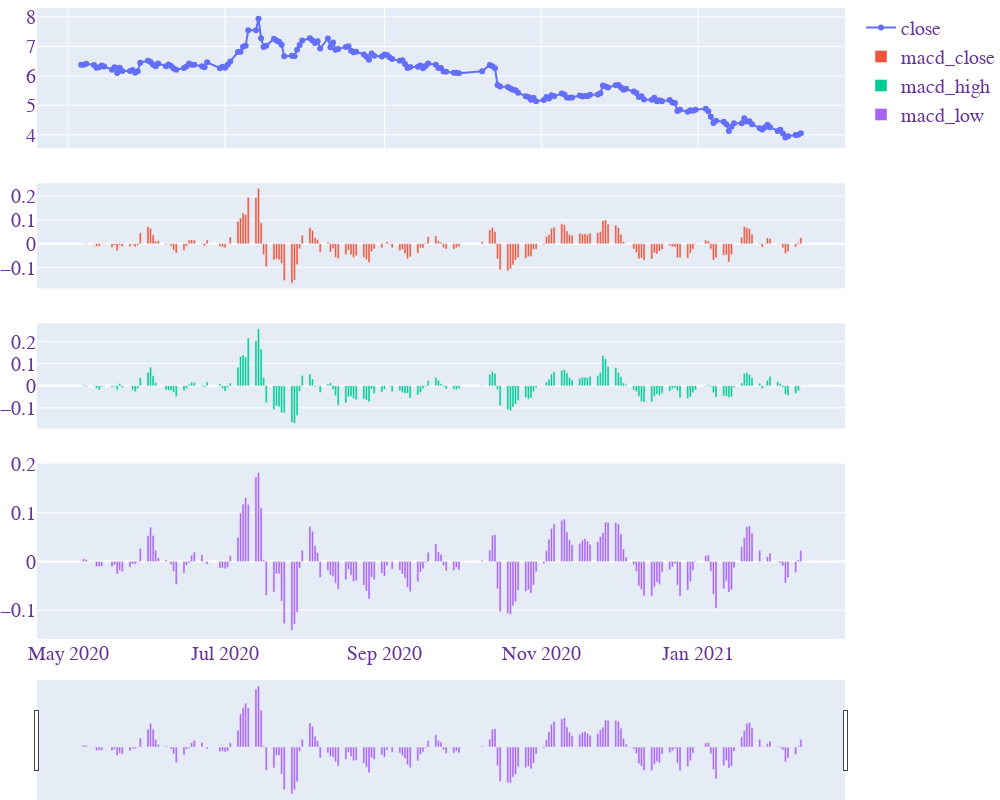

The notebook cell saved with this chart:
### Code cell
stock_index="000917"
start_date = "2020-05-01"
file_name=os.path.join("/home/davidyu/stock/data/history_data/dfcf_fuquan/stock_index",stock_index+"_fuquan.csv")
df1 = pd.read_csv(file_name)
df2 = df1[df1["dt"]>=start_date]
# df = df2.copy()
# kdj_day = 24
# k_stat = 6
# d_stat = 3
# j_stat = 2
# df = new_kdj(df,kdj_day,k_stat,d_stat)  # 卖点



MACD_EMA_SHORT = 5
MACD_EMA_LONG = 34
MACD_EMA_SIGNAL = 5
df3=df2.copy()
df3 = new_macd(df3,"close",MACD_EMA_SHORT,MACD_EMA_LONG,MACD_EMA_SIGNAL)
df3["macd_close"] = df3["macdh"]
df3 = new_macd(df3,"high",MACD_EMA_SHORT,MACD_EMA_LONG,MACD_EMA_SIGNAL)
df3["macd_high"] = df3["macdh"]
df3 = new_macd(df3,"low",MACD_EMA_SHORT,MACD_EMA_LONG,MACD_EMA_SIGNAL)
df3["macd_low"] = df3["macdh"]

plot_new_macd(df3)

### Figure 1 — Plotly figure (JSON) as saved in the notebook; plotly's stock layout.template omitted (floating-point values rounded to 4 significant figures; data arrays with more than 128 entries replaced by an {"elided": "..."} marker saying what was removed)
{"data": [{"mode": "markers+lines", "name": "close", "type": "scatter", "x": {"elided": "192 str values"}, "xaxis": "x", "y": {"elided": "192 float values"}, "yaxis": "y"}, {"name": "macd_close", "type": "bar", "x": {"elided": "192 str values"}, "xaxis": "x2", "y": {"elided": "192 float values"}, "yaxis": "y2"}, {"name": "macd_high", "type": "bar", "x": {"elided": "192 str values"}, "xaxis": "x3", "y": {"elided": "192 float values"}, "yaxis": "y3"}, {"name": "macd_low", "type": "bar", "x": {"elided": "192 str values"}, "xaxis": "x4", "y": {"elided": "192 float values"}, "yaxis": "y4"}], "layout": {"annotations": [{"font": {"size": 16}, "showarrow": false, "text": "y轴标题", "textangle": -90, "x": 0, "xanchor": "right", "xref": "paper", "xshift": -40, "y": 0.5, "yanchor": "middle", "yref": "paper"}], "coloraxis": {"colorbar": {"ticks": "outside", "x": 0.75, "xanchor": "left"}}, "font": {"color": "RebeccaPurple", "family": "Times New Roman", "size": 20}, "height": 800, "margin": {"b": 0, "l": 20, "r": 0, "t": 0}, "title": {"x": 0.5}, "width": 1000, "xaxis": {"anchor": "y", "domain": [0, 1], "matches": "x4", "rangeslider": {"visible": false}, "showticklabels": false}, "xaxis2": {"anchor": "y2", "domain": [0, 1], "matches": "x4", "rangeslider": {"visible": false}, "showticklabels": false}, "xaxis3": {"anchor": "y3", "domain": [0, 1], "matches": "x4", "showticklabels": false}, "xaxis4": {"anchor": "y4", "domain": [0, 1], "rangeslider": {"visible": true}}, "yaxis": {"anchor": "x", "domain": [0.8, 1]}, "yaxis2": {"anchor": "x2", "domain": [0.6, 0.75]}, "yaxis3": {"anchor": "x3", "domain": [0.4, 0.55]}, "yaxis4": {"anchor": "x4", "domain": [0.1, 0.35]}}}
